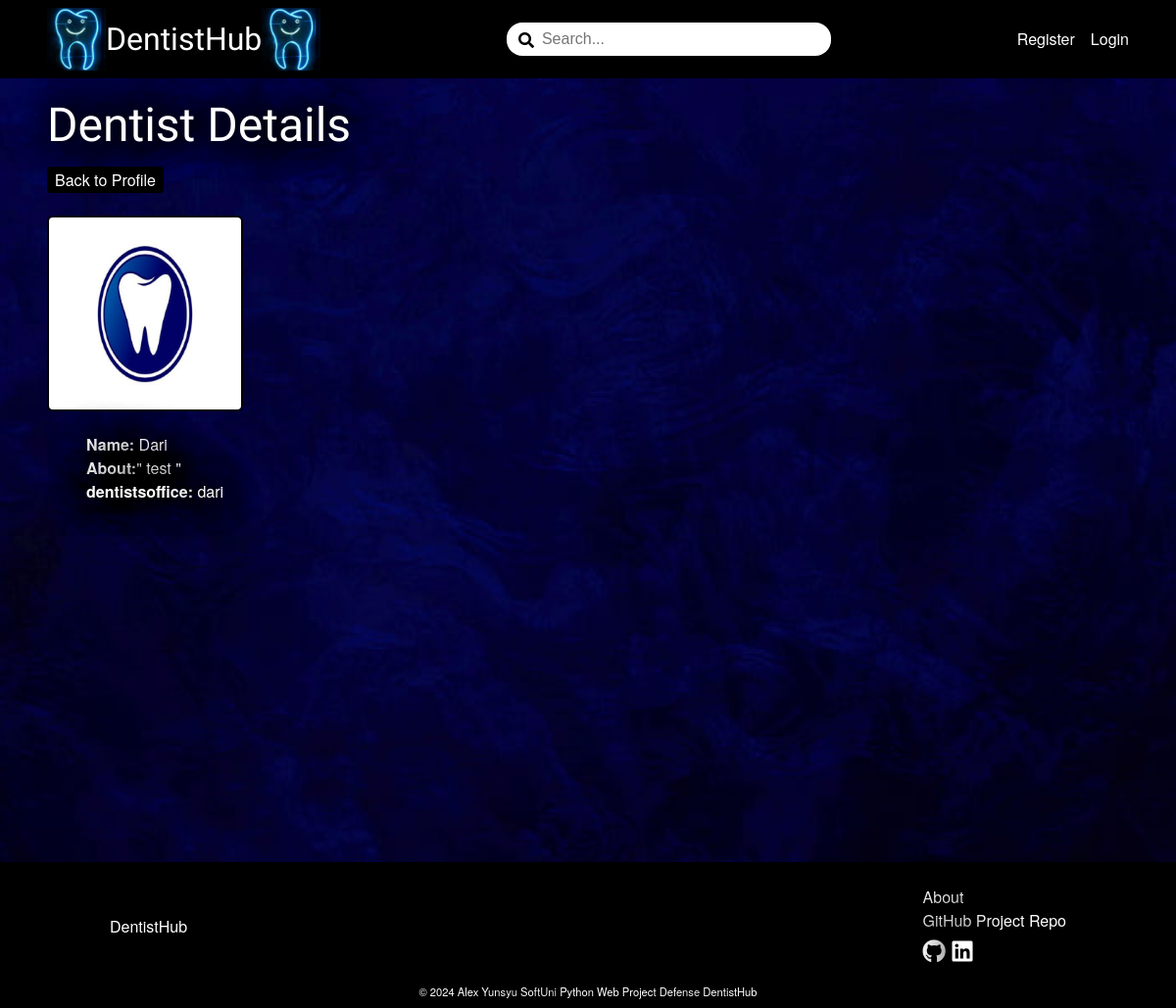
/dentist/1/details/, run on the app's committed database.
### DentistBook/dentist/models.py (models this page shows, shortened)
class Dentist(models.Model):
    MIN_LENGTH_NAME = 2
    MAX_LENGTH_NAME = 30
    name = models.CharField(
        max_length=MAX_LENGTH_NAME,
        validators=(
            validators.MinLengthValidator(MIN_LENGTH_NAME),
            validate_name
        ),
        null=False,
        blank=False
    )
    about = models.TextField(
        null=False,
        blank=False
    )
    dentist_picture = models.ImageField(
        upload_to='dentist-profile-pictures',
        validators=(validate_dentist_picture_file_size,),
        null=True,
        blank=True,
    )
    dentistsoffice = models.ForeignKey(
        DentistsofficeProfile,
        on_delete=models.CASCADE
    )

### DentistBook/dentistsoffice/models.py (models this page shows, shortened)
class DentistsofficeProfile(models.Model):
    MIN_LENGTH_NAME = 2
    MAX_LENGTH_NAME = 50
    MIN_LENGTH_ADDRESS = 5
    MAX_LENGTH_ADDRESS = 50
    MIN_LENGTH_CITY = 2
    MAX_LENGTH_CITY = 50
    MAX_DIGITS_GEOLOCATION = 18
    DECIMAL_PLACES_GEOLOCATION = 15
    MIN_VALUE_GEOLOCATION_LATITUDE = -90
    MAX_VALUE_GEOLOCATION_LATITUDE = 90
    MIN_VALUE_GEOLOCATION_LONGITUDE = -180
    MAX_VALUE_GEOLOCATION_LONGITUDE = 180
    MIN_LENGTH_ABOUT = 10
    MAX_LENGTH_ABOUT = 500
    class Meta:
        verbose_name = 'Dentists office Profile'
    name = models.CharField(
        max_length=MAX_LENGTH_NAME,
        validators=(validators.MinLengthValidator(MIN_LENGTH_NAME),),
        null=False,
        blank=False
    )
    address = models.CharField(
        max_length=MAX_LENGTH_ADDRESS,
        validators=(validators.MinLengthValidator(MIN_LENGTH_ADDRESS),),
        null=False,
        blank=False
    )
    city = models.CharField(
        max_length=MAX_LENGTH_CITY,
        validators=(
            validators.MinLengthValidator(MIN_LENGTH_CITY),
            validate_dentistsoffice_city_name,
        ),
        null=False,
        blank=False
    )
    geolocation_latitude = models.DecimalField(
        max_digits=MAX_DIGITS_GEOLOCATION,
        decimal_places=DECIMAL_PLACES_GEOLOCATION,
        validators=(
            validators.MinValueValidator(MIN_VALUE_GEOLOCATION_LATITUDE),
            validators.MaxValueValidator(MAX_VALUE_GEOLOCATION_LATITUDE)
        ),
        null=True,
        blank=True
        )
    geolocation_longitude = models.DecimalField(
        max_digits=MAX_DIGITS_GEOLOCATION,
        decimal_places=DECIMAL_PLACES_GEOLOCATION,
        validators=(
            validators.MinValueValidator(MIN_VALUE_GEOLOCATION_LONGITUDE),
            validators.MaxValueValidator(MAX_VALUE_GEOLOCATION_LONGITUDE)
        ),
        null=True,
        blank=True
        )
    about = models.TextField(
        max_length=MAX_LENGTH_ABOUT,
        validators=(validators.MinLengthValidator(MIN_LENGTH_ABOUT),),
        null=True,
        blank=True
    )
    dentistsoffice_picture = models.ImageField(
        upload_to='dentistsoffice-profile-pictures',
        validators=(validate_dentistsoffice_picture_file_size,),
        null=True,
        blank=True,
    )
    slug = models.SlugField(
        unique=True
    )
    user = models.OneToOneField(
        UserModel,
        on_delete=models.CASCADE,
        primary_key=True
    )

### DentistBook/dentist/views.py (the view)
# urls.py: path('<int:pk>/details/', DentistDetailsView.as_view(), name='dentist-details')
class DentistDetailsView(views.DetailView):
    model = Dentist
    template_name = 'dentist/dentist-details.html'

### DentistBook/dentist/templates/dentist/dentist-details.html (shortened to what this page needs)
{% extends 'base.html' %}
{% load static %}
{% block content %}
    <div class="wall-picture-container">
        <div class="main-container">
            <h1>Dentist Details</h1>
            <a href="{% url 'dentistsoffice-details' slug=dentist.dentistsoffice.slug %}" class="link-button">Back to Profile</a><br><br>
            {% if object.dentist_picture %}
                <img src="{{ object.dentist_picture.url }}" class="profile-picture" alt="dentist-profile_picture">
            {% else %}
                <img src="{% static 'images/dentist-default-profile-picture.jpg' %}" alt="dentist_default_profile_picture" class="profile-picture">
            {% endif %}
            <ul>
                <li><b>Name:</b> {{ object.name }}</li>
                <li><b>About:</b>" {{ object.about }} "</li>
                <li><b>dentistsoffice:</b> {{ object.dentistsoffice.name }}</li>
            </ul>
        </div>
        <img src="{% static 'images/website_photos/white-wall.jpg' %}" alt="white-wall" class="white-wall-picture">
    </div>
{% endblock %}

### static/css/styles.css (style rules this page uses)
:root { --button-brown: #370511; }
*, *::before, *::after { box-sizing: border-box; }
body, h1, h2, h3, h4, h5, h6, p, figure, blockquote, dl, dd { margin: 0; }
h1, h2, h3, h4, h5, h6, b, li, p { color: white; text-shadow: -10px -10px 30px rgba(0, 0, 0, 0.9), 10px -10px 30px rgba(0, 0, 0, 0.9), -10px 10px 30px rgba(0, 0, 0, 0.9), 10px 10px 30px rgba(0, 0, 0, 0.9); }
body { color: white; background-image: url('../images/website_photos/background.jpg'); background-size: cover; background-position: center; background-repeat: no-repeat; }
a { text-decoration: none; color: inherit; }
body { font-family: 'Helvetica Neue', Arial, sans-serif; line-height: 1.5; height: 100% }
main h1 { font-family: Rye, sans-serif; font-size: 3rem; }
ul { list-style: none; }
a { text-decoration: none; }
.link-button { background: black; color: white; padding: 2px 8px; border-radius: 4px; }
.main-container { margin: 0.25rem 3rem; }
.profile-picture { height: 200px; border: 2px solid black; border-radius: 6px; }
h1, h2, h3, h4, h5, h6 { font-family: 'Helvetica Neue', Arial, sans-serif; font-weight: 500; padding: 0.5rem 0; }
.wall-picture-container { position: relative; width: 100%; min-height: 100vh; overflow: hidden; }
.white-wall-picture { position: absolute; top: 0; left: 0; width: 100%; object-fit: cover; z-index: -1; }

### data on the page
Dentist: name "Dari", about "test", dentistsoffice.name "dari"
